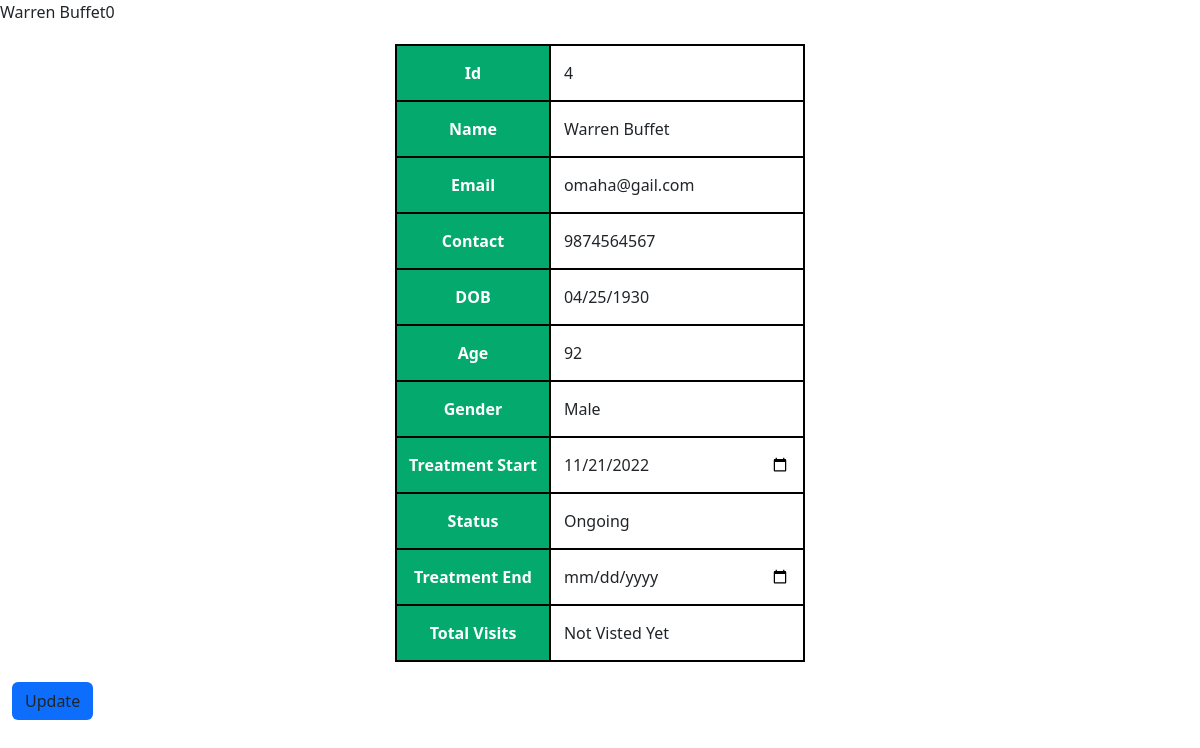
The page /editpatientinfo.php?pid=4 on the database its author committed.
### tables this page shows
CREATE TABLE `patientinfo` (
  `patient_id` int(5) NOT NULL,
  `patient_name` varchar(35) NOT NULL,
  `patient_email` varchar(50) DEFAULT NULL,
  `patient_contact` bigint(12) DEFAULT NULL,
  `patient_dob` date NOT NULL,
  `patient_age` int(4) NOT NULL,
  `patient_gender` varchar(10) DEFAULT NULL,
  `Treatment_start` date NOT NULL,
  `Treatment_status` varchar(50) NOT NULL,
  `Treatment_end` date DEFAULT NULL,
  `Total Visits` int(5) DEFAULT NULL
);

### editpatientinfo.php (the view, shortened to what this page needs)
<?php
include("conn.php");
$pid = $_GET['pid'];
$sel = "SELECT * FROM `patientinfo` where patient_id  = $pid ; ";
$query = mysqli_query($conn,$sel);
$res = mysqli_fetch_assoc($query);
$sel_vis = "SELECT * FROM `disease` where patient_id = $pid;";
$query_vis = mysqli_query($conn,$sel_vis);
$rows_vis = mysqli_num_rows($query_vis);
echo $rows_vis;
if($rows_vis < 1){
    $nov = "Not Visted Yet";
}
else{
    $nov = $rows_vis;
}
?>
<!DOCTYPE html>
<html lang="en">
<head>
    <link href="https://cdn.jsdelivr.net/npm/bootstrap@5.2.3/dist/css/bootstrap.min.css" rel="stylesheet">
 <link rel="stylesheet" href="css/diagnose.css">
</head>
<body>
    <div class="container-fluid">
    <form method="POST" action="">
         <table id="mytable">
<tr><th>Id</th><td><input type="number" class="form-control u" name="id" value="<?php echo $res['patient_id'];  ?>" readonly></td></tr>
<tr><th>Name</th><td><input class="form-control u"  name="name" value="<?php echo $res['patient_name'];  ?>" readonly></td></tr>
<tr><th>Email</th><td><input type="email" name="email" class="form-control u" value="<?php echo   $res['patient_email']; ?>" ></td></tr>
<tr><th>Contact</th><td><input type="number" name="contact" class="form-control u" value="<?php echo  $res['patient_contact'];  ?>"></td></tr>
<tr><th>DOB</th><td><input type="date" name="dob" class="form-control u" value="<?php echo  $res['patient_dob'];  ?>" readonly></td></tr>
<tr><th>Age</th><td><input type="number" name="age" class="form-control u" value="<?php  echo $res['patient_age'];  ?>" readonly></td></tr>
<tr><th>Gender</th><td><input class="form-control u"  name="gender" value="<?php echo  $res['patient_gender'];  ?>" readonly></td></tr>
<tr><th>Treatment Start</th><td><input type="date" name="TS" class="form-control u" value="<?php echo  $res['Treatment_start'];  ?>"></td></tr>
<tr><th>Status</th><td><select id="status" name="status" class="form-control u">
    <option value="Ongoing">Ongoing</option>
</select>
</td>
</tr>
<tr><th>Treatment End</th><td><input type="date" name="TE" class="form-control u" value="<?php  echo $res['Treatment_end'];  ?>"></td></tr>
<tr><th>Total Visits</th><td><input class="form-control u"  name="TV" value="<?php  echo $nov;  ?>"></td></tr>
        </table>
        <button class="btn bg-primary" name="update">Update</button>
        </form>
    </div>
</body>
</html>

### css/diagnose.css (style rules this page uses)
table { margin: 20px auto; }
table ,tr,th { border: 2px solid black; }
th { padding: 16px 12px; background-color: #04AA6D; color: white; text-align: center; }
.u { border: none; outline: none; width: auto; height: auto; border-radius: 0px !important; width: 250px; }

### rows shown on the page
patientinfo: id "4", name "Warren Buffet", email "omaha@gail.com", contact "9874564567", dob "04/25/1930", age "92", gender "Male", TS "11/21/2022"

### other values the page prints
$rows_vis "0"
